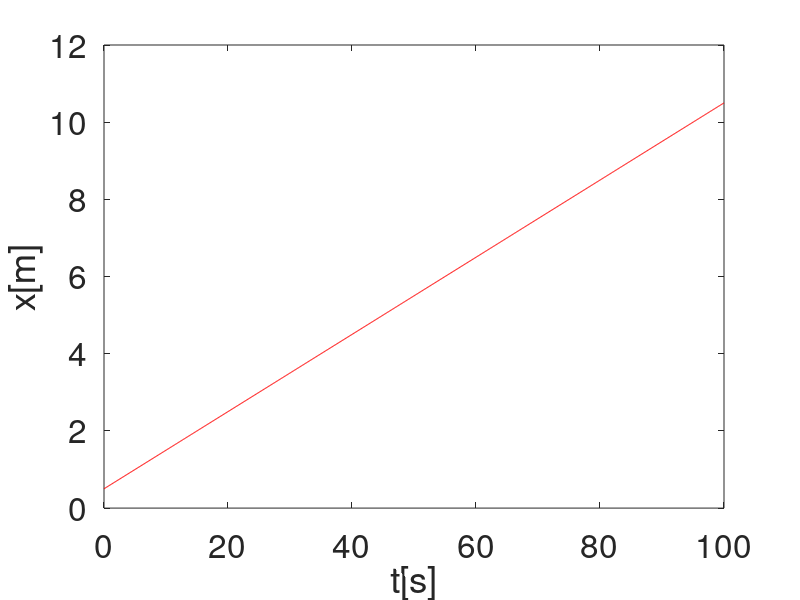
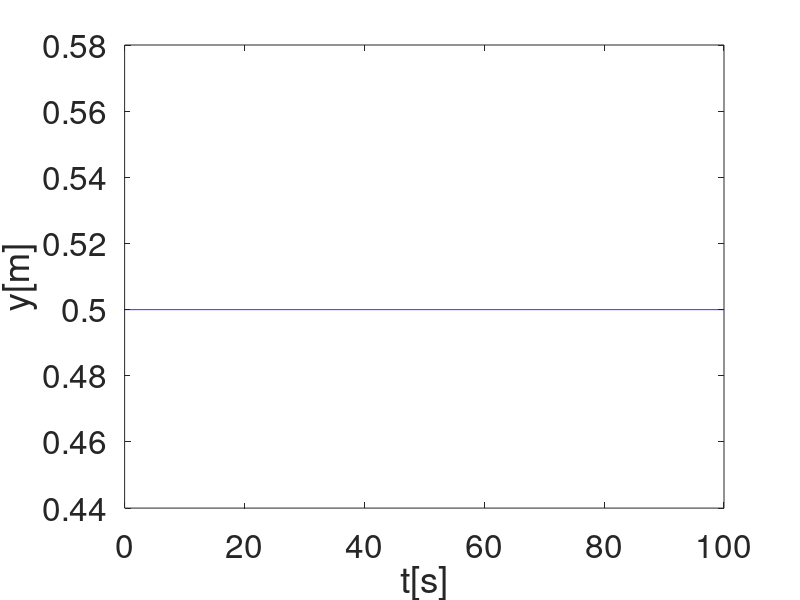
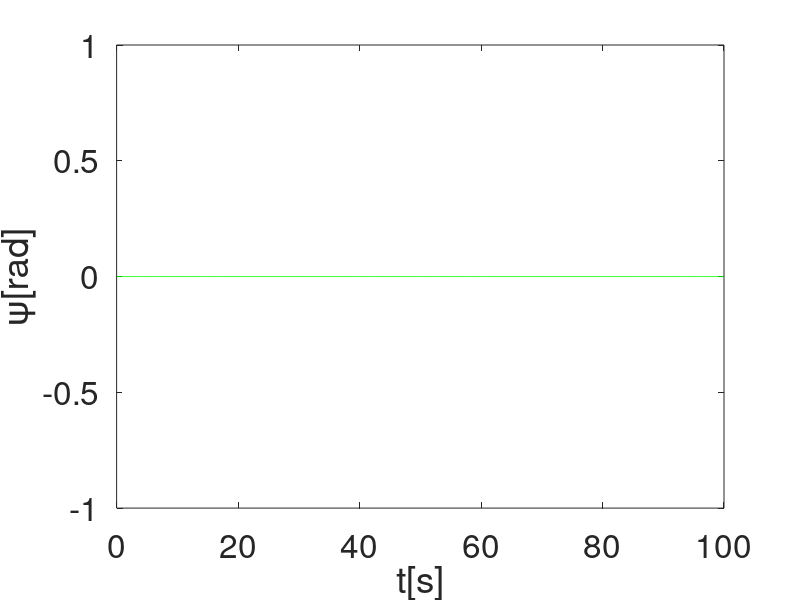
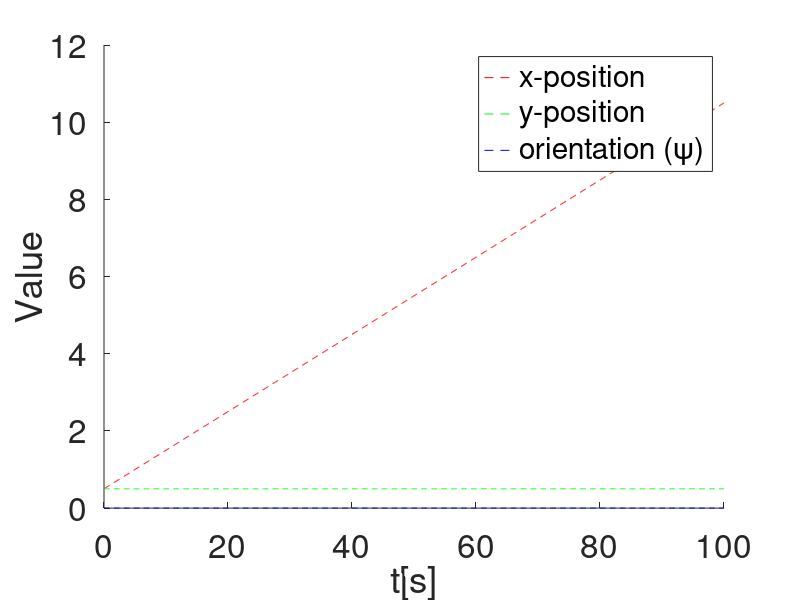

Write MATLAB code to recreate these figures, in order.
%% Kinematic Simulation of a land-based mobile robot
clear all, clc; close all;

%% Simulation Parameter
dt = 0.1; % Step Size
ts = 100; % Simulation Time
t = 0:dt:ts; % Time Span

%% Vehicle (Mobile Robot) parameters (physical)
a = 0.2; % radius of the wheel in meters (fixed)
d_w = 0.5; % distance between wheel frame to vehicle frame along y axis
l_w = 0.3; % distance between wheel frame to vehicle frame along x axis

%% Initial Conditions
x0 = 0.5;
y0 = 0.5; 
psi0 = 0;

eta0 = [x0;y0;psi0];

eta(:,1)=eta0;

%% Loop starts here
for i = 1:length(t)
    psi = eta (3,i); % current orientation in radian OR 3rd row of eta

    % Jacobian Matrix
    J_psi = [cos(psi),-sin(psi),0;
             sin(psi),cos(psi),0;
             0,0,1;];

    %% inputs ( wheel angular velocity)
    omega_1 = 0.5; % first wheel angular velocity
    omega_2 = 0.5; % second wheel angular velocity
    omega_3 = 0.5; % third wheel angular velocity
    omega_4 = 0.5; % fourth wheel angular velocity
    omega = [omega_1;omega_2;omega_3;omega_4];

    %% Wheel Configuration Matrix
    W = a/4*[1,1,1,1;
             1,-1,1,-1;
             -1/(d_w-l_w),-1/(d_w-l_w),1/(d_w-l_w),1/(d_w-l_w)];

    zeta(:,i) = W*omega;

    eta_dot(:,i) = J_psi * zeta(:,i);

    eta(:,i+1) = eta(:,i) + dt * eta_dot(:,i); % Euler Method

end

%% Plotting Functions
figure
plot(t, eta(1, 1:end-1), 'r-');
set(gca, 'fontsize', 24);
xlabel('t[s]');
ylabel('x[m]');

figure
plot(t, eta(2, 1:end-1), 'b-');
set(gca, 'fontsize', 24);
xlabel('t[s]');
ylabel('y[m]');

figure
plot(t, eta(3, 1:end-1), 'g-');
set(gca, 'fontsize', 24);
xlabel('t[s]');
ylabel('\psi[rad]');

figure; %% in a single figure
hold on;
plot(t, eta(1, 1:end-1), 'r--', 'DisplayName', 'x-position');
plot(t, eta(2, 1:end-1), 'g--', 'DisplayName', 'y-position');
plot(t, eta(3, 1:end-1), 'b--', 'DisplayName', 'orientation (\psi)');

set(gca, 'fontsize', 24);
xlabel('t[s]');
ylabel('Value');
legend('show'); % Show the legend box with the names specified
hold off;

%% Animation (mobile robot motion animation)
l = 2*l_w; %length of mobile robot
w = 2*d_w; %width of mobile robot
% Mobile robot co-ordinates
mr_co = [-l/2,l/2,l/2,-l/2,-l/2;
         -w/2,-w/2,w/2,w/2,-w/2;];

figure 
for i = 1:5:length(t) % animation starts here
    psi = eta(3,i);
    R_psi = [cos(psi),-sin(psi);
             sin(psi), cos(psi);]; % 2D - rotation matrix
    v_pos = R_psi*mr_co;
    fill(v_pos(1,:)+eta(1,i),v_pos(2,:)+eta(2,i),'g')
    hold on, grid on; axis([-1 3 -1 3]), axis square
    plot(eta(1,1:i),eta(2,1:i),'g-');
    legend('Mobile Robot','Path'), set(gca,'fontsize',18)
    xlabel('x[m]');
    ylabel('y[m]');
    pause(0.01);
    hold off

end% animation ends here




